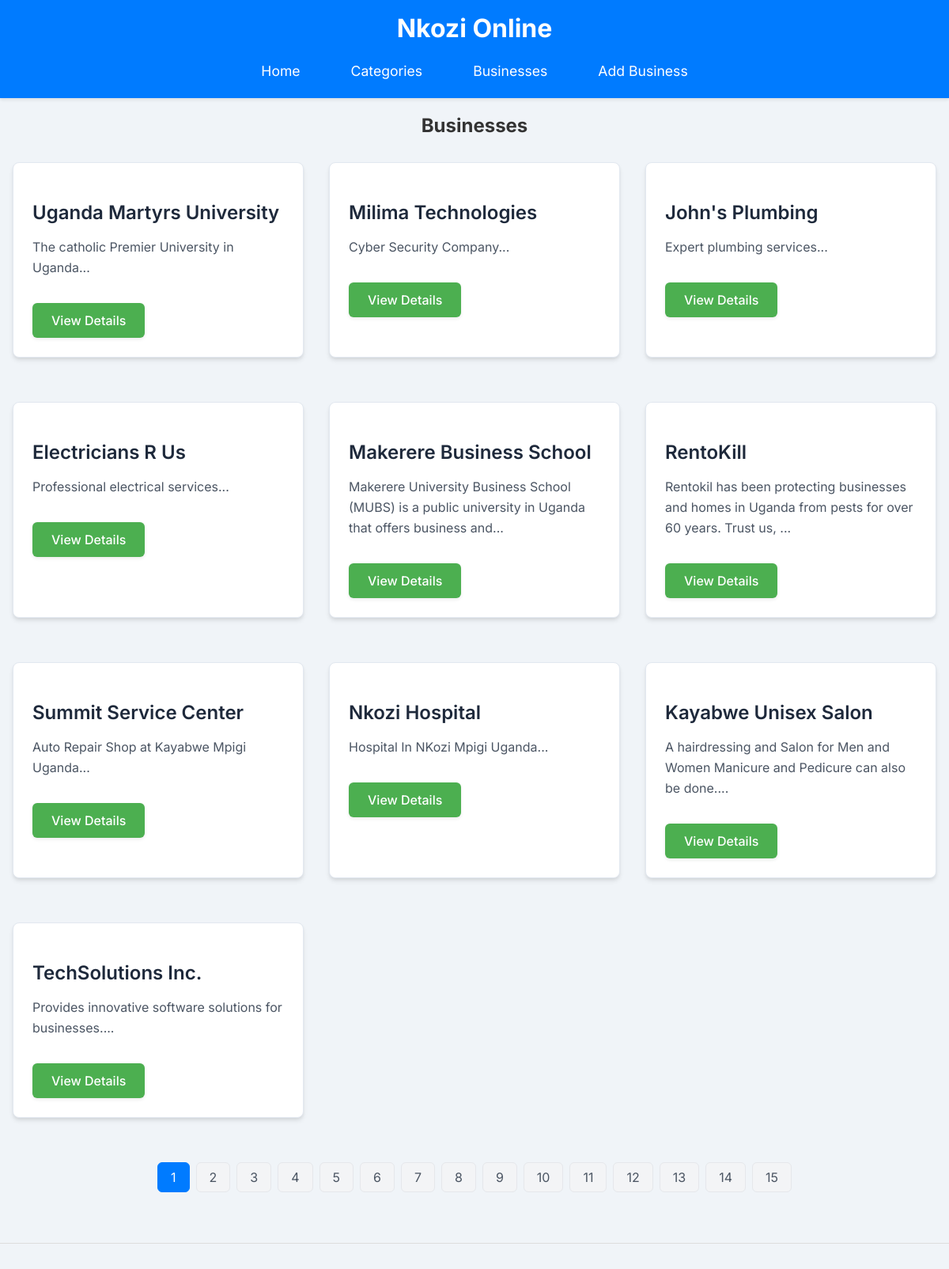
/businesses.php, run on the app's committed database.
### tables this page shows
CREATE TABLE IF NOT EXISTS `businesses` (
  `business_id` int NOT NULL AUTO_INCREMENT,
  `category_id` int DEFAULT NULL,
  `user_id` int DEFAULT NULL,
  `name` varchar(255) NOT NULL,
  `description` text,
  `contact_phone` varchar(20) DEFAULT NULL,
  `address` varchar(255) DEFAULT NULL,
  `website` varchar(255) DEFAULT NULL,
  `created_at` timestamp NULL DEFAULT CURRENT_TIMESTAMP,
  `updated_at` timestamp NULL DEFAULT CURRENT_TIMESTAMP ON UPDATE CURRENT_TIMESTAMP,
  `is_approved` tinyint(1) DEFAULT '0',
  `avg_rating` decimal(3,2) DEFAULT '0.00' COMMENT 'Stores average rating calculated from reviews',
  PRIMARY KEY (`business_id`),
  KEY `category_id` (`category_id`),
  KEY `user_id` (`user_id`)
);

### businesses.php (the view, shortened to what this page needs)
<?php include 'db_connection.php'; ?>
<!DOCTYPE html>
<html lang="en">
<head>
</head>
<body class="bg-gray-100 font-sans">
    <header>
        <h1>Nkozi Online</h1>
        <nav>
            <a href="index.php">Home</a>
            <a href="categories.php">Categories</a>
            <a href="businesses.php">Businesses</a>
            <a href="add_business.php">Add Business</a>
        </nav>
    </header>
    <main class="container mx-auto py-8">
        <h2 class="text-3xl font-semibold text-gray-800 mb-6 text-center" style="text-align: center; margin-bottom: 2rem;">Businesses</h2>
        <?php
        $results_per_page = 10;
        if (isset($_GET['category_id'])) {
            $category_id = $_GET['category_id'];
            $stmt = $conn->prepare("
                SELECT b.business_id, b.name, b.description, c.category_name
                FROM businesses b
                LEFT JOIN categories c ON b.category_id = c.category_id
                WHERE b.category_id = :category_id AND b.is_approved = TRUE
                LIMIT :offset, :results_per_page
            ");
            $stmt->bindParam(':category_id', $category_id, PDO::PARAM_INT);
            $page = isset($_GET['page']) ? max(1, intval($_GET['page'])) : 1;
            $offset = ($page - 1) * $results_per_page;
            $stmt->bindParam(':offset', $offset, PDO::PARAM_INT);
            $stmt->bindParam(':results_per_page', $results_per_page, PDO::PARAM_INT);
            $stmt->execute();
            $total_results_query = $conn->prepare("
                SELECT COUNT(*)
                FROM businesses b
                LEFT JOIN categories c ON b.category_id = c.category_id
                WHERE b.category_id = :category_id AND b.is_approved = TRUE
            ");
            $total_results_query->bindParam(':category_id', $category_id, PDO::PARAM_INT);
            $total_results_query->execute();
            $total_results = $total_results_query->fetchColumn();
            $category_name_query = $conn->prepare("SELECT category_name FROM categories WHERE category_id = :category_id");
            $category_name_query->bindParam(':category_id', $category_id, PDO::PARAM_INT);
            $category_name_query->execute();
            $category_name = $category_name_query->fetchColumn();
            echo "<h3 class='text-2xl font-semibold text-gray-700 mb-4 text-center'>Category: " . htmlspecialchars($category_name) . "</h3>";
        } else {
            $page = isset($_GET['page']) ? max(1, intval($_GET['page'])) : 1;
            $offset = ($page - 1) * $results_per_page;
            $query = "
                SELECT b.business_id, b.name, b.description, c.category_name
                FROM businesses b
                LEFT JOIN categories c ON b.category_id = c.category_id
                WHERE b.is_approved = TRUE
                LIMIT :offset, :results_per_page
            ";
            $stmt = $conn->prepare($query);
            $stmt->bindParam(':offset', $offset, PDO::PARAM_INT);
            $stmt->bindParam(':results_per_page', $results_per_page, PDO::PARAM_INT);
            $stmt->execute();
            $total_results = $conn->query("
                SELECT COUNT(*)
                FROM businesses b
                LEFT JOIN categories c ON b.category_id = c.category_id
                WHERE b.is_approved = TRUE
            ")->fetchColumn();
        }
        $total_pages = ceil($total_results / $results_per_page);
        ?>
        <div class="business-list">
            <?php
            if ($stmt->rowCount() > 0) {
                while ($row = $stmt->fetch(PDO::FETCH_ASSOC)) {
                    echo "<div class='business-card'>";
                    echo "<h3>" . htmlspecialchars($row['name']) . "</h3>";
                    echo "<p>" . htmlspecialchars(substr($row['description'], 0, 100)) . "...</p>";
                    echo "<a href='business_detail.php?business_id=" . htmlspecialchars($row['business_id']) . "' class='view-details-button'>View Details</a>";
                    echo "</div>";
                }
            } else {
                echo "<p class='text-gray-600 text-center'>No businesses found.</p>";
            }
            ?>
        </div>
        <?php
        echo "<div class='pagination'>";
        for ($i = 1; $i <= $total_pages; $i++) {
            $activeClass = ($i == $page) ? 'active' : '';
            echo "<a href='?page=$i' class='$activeClass'>" . $i . "</a> ";
        }
        echo "</div>";
        ?>
    </main>
    <footer>

### businesses.php (style rules this page uses)
.business-card { background-color: white; border-radius: 0.5rem; padding: 1.5rem; margin-bottom: 1.5rem; box-shadow: 0 4px 6px -1px rgba(0, 0, 0, 0.1), 0 2px 4px -1px rgba(0, 0, 0, 0.06); transition: transform 0.2s ease-in-out, box-shadow 0.2s ease-in-out; border: 1px solid #e2e8f0; }
.business-card h3 { font-size: 1.5rem; font-weight: 600; margin-bottom: 0.75rem; color: #1e293b; }
.business-card p { font-size: 1rem; line-height: 1.625rem; color: #4b5563; }
.view-details-button { display: inline-flex; align-items: center; justify-content: center; padding: 0.75rem 1.5rem; margin-top: 1rem; background-color: #4CAF50; color: white; font-size: 1rem; font-weight: 500; border-radius: 0.375rem; transition: background-color 0.2s ease-in-out, transform 0.1s ease; text-decoration: none; box-shadow: 0 2px 4px rgba(0, 0, 0, 0.08); }
.pagination { display: flex; justify-content: center; margin-top: 2rem; margin-bottom: 2rem; }
.pagination a { display: inline-flex; align-items: center; justify-content: center; padding: 0.5rem 1rem; margin: 0 0.25rem; background-color: #f3f4f6; color: #4b5563; font-size: 1rem; border-radius: 0.375rem; transition: background-color 0.2s ease-in-out, color 0.2s ease-in-out; text-decoration: none; border: 1px solid #e5e7eb; }
.pagination a.active { background-color: #007BFF; color: white; border-color: #007BFF; }
.business-list { display: grid; grid-template-columns: repeat(auto-fill, minmax(300px, 1fr)); gap: 2rem; padding: 0 1rem; }
header { background-color: #007BFF; color: white; padding: 1rem; text-align: center; box-shadow: 0 2px 4px rgba(0, 0, 0, 0.1); border-radius: 0; }
header h1 { margin: 0; font-size: 2rem; }
header nav { margin-top: 1rem; display: flex; justify-content: center; }
header nav a { color: white; text-decoration: none; margin: 0 1rem; font-size: 1.1rem; padding: 0.5rem 1rem; border-radius: 5px; transition: background-color 0.3s ease; }
footer { margin-top: 2rem; text-align: center; color: #888; font-size: 0.9rem; padding: 1rem; background-color: #f0f4f8; border-top: 1px solid #ddd; }
body { font-family: 'Inter', sans-serif; margin: 0; padding: 0; background-color: #f0f4f8; color: #333; min-height: 100vh; display: flex; flex-direction: column; }

### data on the page
businesses: name "Uganda Martyrs University", description "The catholic Premier University in Uganda"
businesses: name "Milima Technologies", description "Cyber Security Company"
businesses: name "John's Plumbing", description "Expert plumbing services"
businesses: name "Electricians R Us", description "Professional electrical services"
businesses: name "Makerere Business School", description "Makerere University Business School (MUBS) is a public university in Uganda that offers business and"
businesses: name "RentoKill", description "Rentokil has been protecting businesses and homes in Uganda from pests for over 60 years. Trust us,"
businesses: name "Summit Service Center", description "Auto Repair Shop at Kayabwe Mpigi Uganda"
businesses: name "Nkozi Hospital", description "Hospital In NKozi Mpigi Uganda"
businesses: name "Kayabwe Unisex Salon", description "A hairdressing and Salon for Men and Women Manicure and Pedicure can also be done."
businesses: name "TechSolutions Inc.", description "Provides innovative software solutions for businesses."
